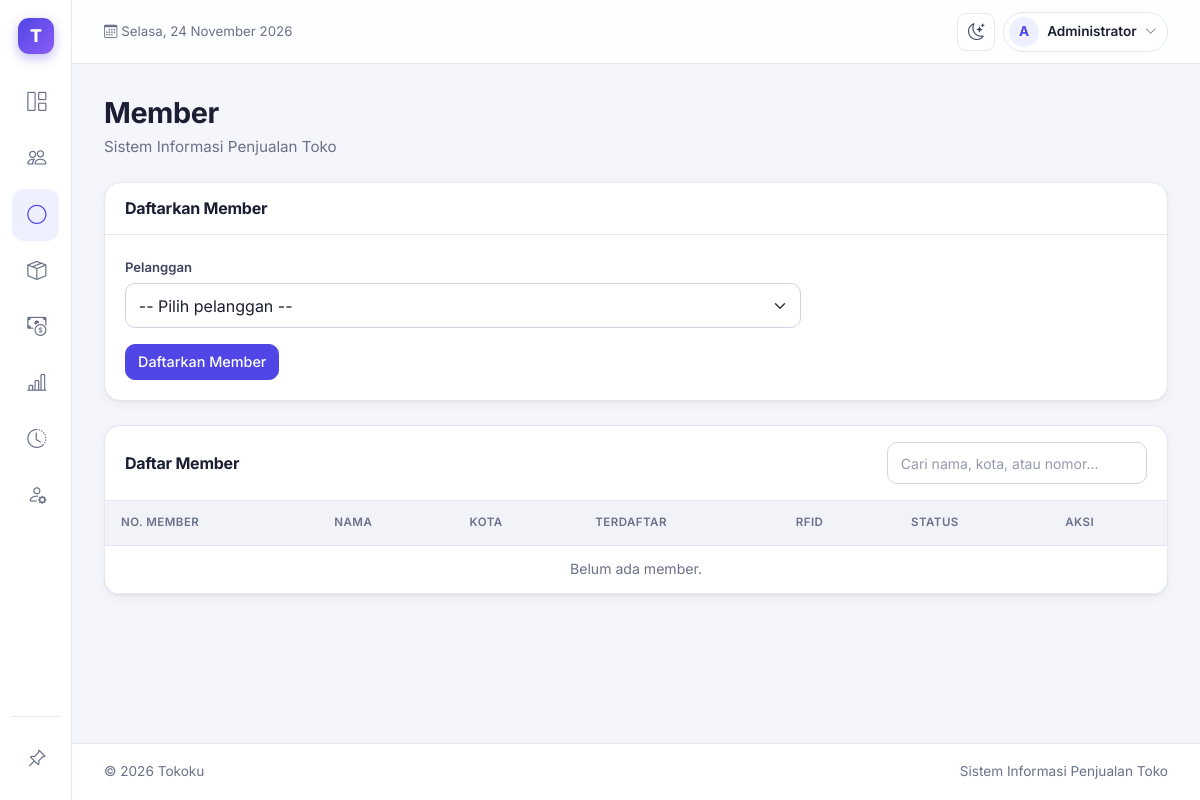
The app's page /tokoku/index.php?page=member (signed in), older data.
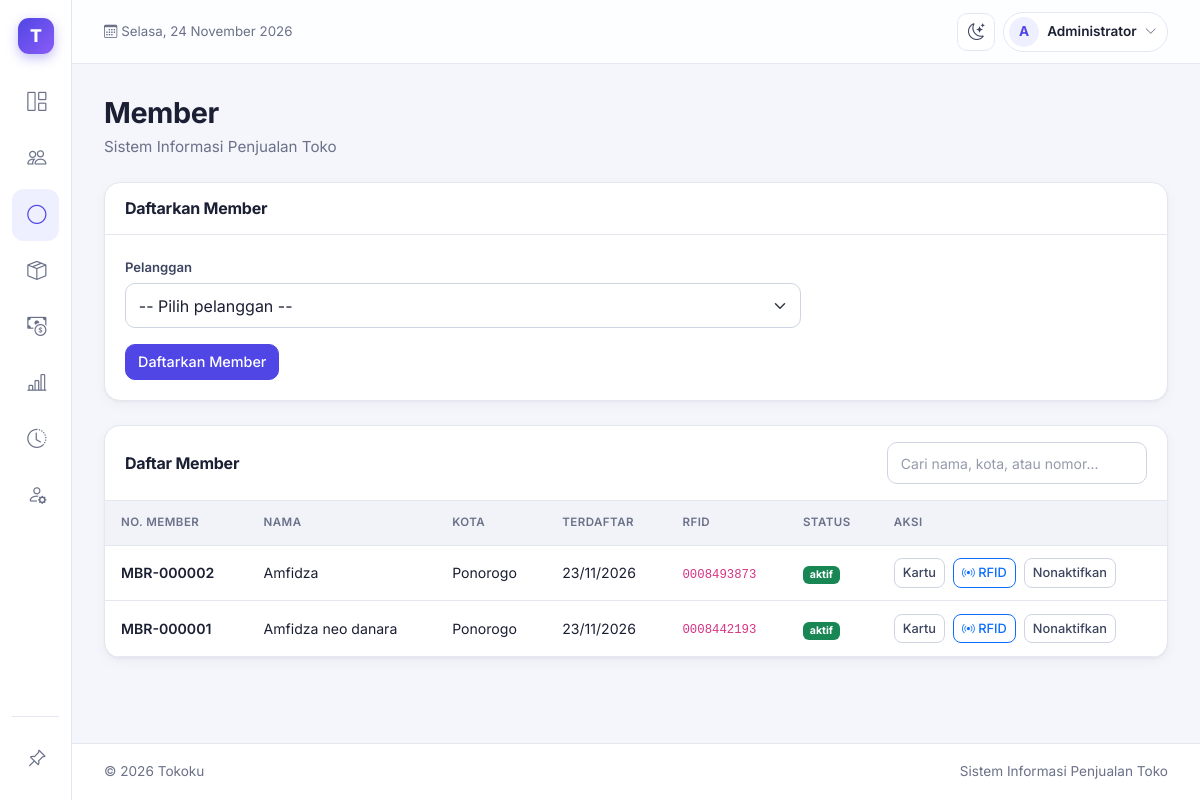
The same page, newer data.
### tables this page shows
CREATE TABLE `member` (
  `id_member` int(11) NOT NULL,
  `id_pelanggan` int(11) NOT NULL,
  `no_member` varchar(20) NOT NULL,
  `level` enum('reguler','silver','gold') DEFAULT 'reguler',
  `poin` int(11) DEFAULT 0,
  `status` enum('aktif','nonaktif') DEFAULT 'aktif',
  `tgl_daftar` datetime DEFAULT current_timestamp(),
  `rfid_uid` varchar(30) DEFAULT NULL
);

CREATE TABLE `tbl_pelanggan` (
  `id_pelanggan` int(11) NOT NULL,
  `nama_pelanggan` varchar(100) DEFAULT NULL,
  `kota` varchar(50) DEFAULT NULL
);

### tokoku/index.php (called while the page is built, shortened)
<?php
require_once __DIR__ . '/config/database.php';
require_once __DIR__ . '/includes/functions.php';
require_once __DIR__ . '/includes/auth.php';
require_login($pdo);
$user = user_login();
$pages = array_intersect_key(
    semua_halaman(),
    array_flip(izin_halaman($user['role']))
);
$page = $_GET['page'] ?? '';
require_once __DIR__ . '/includes/header.php';
require __DIR__ . '/pages/' . $page . '.php';
require_once __DIR__ . '/includes/footer.php';

### tokoku/includes/functions.php (called while the page is built, shortened)
<?php
function e($value)
{
    return htmlspecialchars((string) $value, ENT_QUOTES, 'UTF-8');
}

### tokoku/includes/auth.php (called while the page is built, shortened)
<?php
function semua_halaman()
{
    return [
        'dashboard' => 'Dashboard',
        'petugas' => 'Dashboard',
        'pelanggan' => 'Pelanggan',
        'member' => 'Member',
        'produk' => 'Produk',
        'transaksi' => 'Transaksi',
        'laporan' => 'Laporan Penjualan',
        'log' => 'Log Aktivitas',
        'belanja' => 'Belanja',
        'riwayat' => 'Riwayat Belanja',
        'user' => 'Kelola User'
    ];
}
function izin_halaman($role)
{
    $izin = [
        'admin' => ['dashboard', 'pelanggan', 'member', 'produk', 'transaksi', 'laporan', 'log', 'user'],
        'petugas' => ['petugas', 'transaksi', 'member'],
        'pelanggan' => ['belanja', 'riwayat']
    ];
    return $izin[$role] ?? [];
}
function user_login()
{
    return $_SESSION['user'] ?? null;
}
function require_login(PDO $pdo)
{
    $id = $_SESSION['user']['id_user'] ?? 0;
    $stmt = $pdo->prepare("
        SELECT id_user, username, nama_lengkap, role, id_pelanggan
        FROM tbl_user
        WHERE id_user = ?
    ");
    $stmt->execute([$id]);
}

### tokoku/pages/member.php (the view, shortened to what the changed rows need)
<?php
$data = $pdo->query("
    SELECT m.id_member, m.no_member, m.rfid_uid, m.status, m.tgl_daftar,
           p.nama_pelanggan, p.kota
    FROM member m
    JOIN tbl_pelanggan p ON p.id_pelanggan = m.id_pelanggan
    ORDER BY m.id_member DESC
")->fetchAll();
?>
<div class="content-card">
    <div class="table-responsive">
        <table class="table table-hover mb-0">
            <thead>
                <tr>
                    <th>No. Member</th>
                    <th>Nama</th>
                    <th>Kota</th>
                    <th>Terdaftar</th>
                    <th>RFID</th>
                    <th>Status</th>
                    <th>Aksi</th>
                </tr>
            </thead>
            <tbody>
                <?php foreach ($data as $row): ?>
                    <tr class="baris-member">
                        <td class="fw-semibold"><?= e($row['no_member']) ?></td>
                        <td><?= e($row['nama_pelanggan']) ?></td>
                        <td><?= e($row['kota']) ?></td>
                        <td><?= e(date('d/m/Y', strtotime($row['tgl_daftar']))) ?></td>
                        <td>
                            <?php if (!empty($row['rfid_uid'])): ?>
                                <code><?= e($row['rfid_uid']) ?></code>
                            <?php else: ?>
                                <span class="text-secondary small">Belum dipasang</span>
                            <?php endif; ?>
                        </td>
                        <td>
                            <span class="badge text-bg-<?= $row['status'] === 'aktif' ? 'success' : 'secondary' ?>">
                                <?= e($row['status']) ?>
                            </span>
                        </td>
                        <td>
                            <div class="d-flex gap-2">
                                <button type="button"
                                        class="btn btn-sm btn-outline-dark"
                                        data-bs-toggle="modal"
                                        data-bs-target="#modal-kartu"
                                        data-nama="<?= e($row['nama_pelanggan']) ?>"
                                        data-no="<?= e($row['no_member']) ?>"
                                        data-sejak="<?= e(date('d/m/Y', strtotime($row['tgl_daftar']))) ?>">
                                    Kartu
                                </button>
                                <button type="button"
                                        class="btn btn-sm btn-outline-primary"
                                        data-bs-toggle="modal"
                                        data-bs-target="#modal-rfid"
                                        data-id="<?= e($row['id_member']) ?>"
                                        data-nama="<?= e($row['nama_pelanggan']) ?>"
                                        data-uid="<?= e($row['rfid_uid'] ?? '') ?>">
                                    <i class="bi bi-broadcast"></i> RFID
                                </button>
                                <form action="index.php?page=member" method="POST">
                                    <button class="btn btn-sm btn-outline-secondary">
                                        <?= $row['status'] === 'aktif' ? 'Nonaktifkan' : 'Aktifkan' ?>
                                    </button>
                                </form>
                            </div>
                        </td>
                    </tr>
                <?php endforeach; ?>
                <?php if (!$data): ?>
                    <tr>
                        <td colspan="7" class="text-center text-secondary">
                            Belum ada member.
                        </td>
                    </tr>
                <?php endif; ?>
            </tbody>
        </table>
    </div>
</div>

### tokoku/includes/header.php (shortened to what the changed rows need)
<?php
$ikonMenu = [
    'dashboard' => 'bi-grid-1x2',
    'petugas' => 'bi-grid-1x2',
    'pelanggan' => 'bi-people',
    'produk' => 'bi-box-seam',
    'transaksi' => 'bi-cash-coin',
    'laporan' => 'bi-bar-chart-line',
    'log' => 'bi-clock-history',
    'belanja' => 'bi-bag',
    'riwayat' => 'bi-receipt',
    'user' => 'bi-person-gear'
];
?>
<!DOCTYPE html>
<html lang="id" data-bs-theme="light">
<head>
    <link href="https://cdn.jsdelivr.net/npm/bootstrap@5.3.3/dist/css/bootstrap.min.css" rel="stylesheet">
    <link href="https://cdn.jsdelivr.net/npm/bootstrap-icons@1.11.3/font/bootstrap-icons.min.css" rel="stylesheet">
    <link rel="stylesheet" href="assets/css/style.css">
</head>
<body data-page="<?= e($page) ?>">
<div class="app-shell">
    <aside class="sidebar" id="sidebar" aria-label="Menu utama">
        <nav class="sidebar-nav">
            <?php foreach ($pages as $key => $label): ?>
                <a class="sidebar-link <?= $page === $key ? 'active' : '' ?>"
                   href="index.php?page=<?= e($key) ?>"
                   title="<?= e($label) ?>"
                   <?= $page === $key ? 'aria-current="page"' : '' ?>>
                    <i class="bi <?= e($ikonMenu[$key] ?? 'bi-circle') ?>"></i>
                </a>
            <?php endforeach; ?>
        </nav>
    </aside>
    <div class="app-content">
        <main class="app-main">

Row changes from the older to the newer data that the page shows:
added member: no_member "MBR-000002", id_pelanggan.nama_pelanggan "Amfidza", id_pelanggan.kota "Ponorogo", tgl_daftar "23/11/2026", rfid_uid "0008493873", status "aktif", shows "Nonaktifkan"
added member: no_member "MBR-000001", id_pelanggan.nama_pelanggan "Amfidza neo danara", id_pelanggan.kota "Ponorogo", tgl_daftar "23/11/2026", rfid_uid "0008442193", status "aktif", shows "Nonaktifkan"
Text that changed along with them:
text no longer shown: "Belum ada member."
